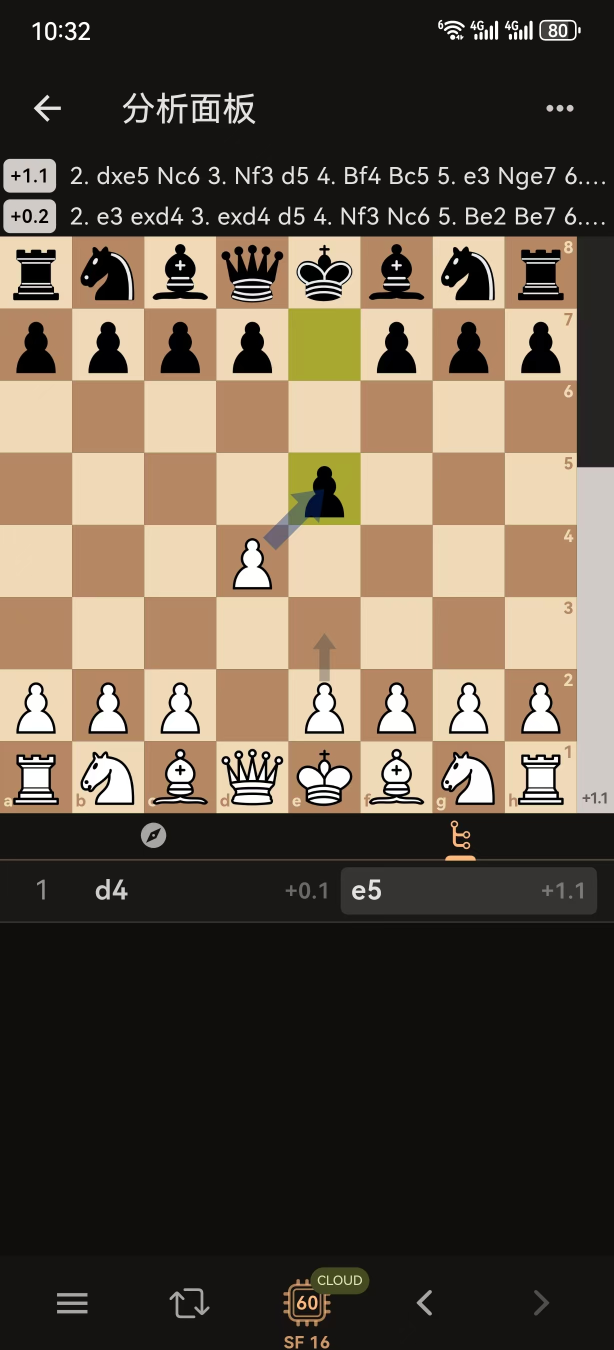
#> input picture test_supplement/a.jpg, 1228 x 2700 px (shown at 1/2 size)
$ python dbg_arrow.py
#> lines starting #> are read from the running program, lines starting #| are printed output that depends on the picture; after the words box and inside, x2 and y2 are one past the last pixel; in counts of white or black regions, pixels touching at a corner belong together
### scan.py
# -*- coding: utf-8 -*-
"""
ChessScan 初版命令行工具
用法:
    python scan.py <棋盘图片路径...>
    python scan.py 图片1.jpg 图片2.jpg
输出: 识别出的 FEN 摆放段 + 每格识别详情(可选 --verbose)

核心: 基于 OpenCV 的纯剪影识别, 离线运行, 无第三方 ML 依赖。
"""
import sys
import os
import cv2
import numpy as np
import argparse

# ---------------- 常量 ----------------
LIGHT = np.array([182, 216, 239], np.float32)   # 浅格 (BGR)
DARK = np.array([97, 137, 180], np.float32)     # 深格 (BGR)
PAL_TOL = 34
CAN = 64
PIECES = "KQRBNP"

# 识别算法档位: (best_iou 阈值, frac 面积阈值)。
# 判空规则: best_iou < IOU_TH 且 frac <= FRAC_TH -> 判空(箭头/干扰);
#   iou 低但 frac 大 -> 被污染的真子, 保留。
# 阈值由 mode_analysis.py 在 10 张图 640 格上标定(空格最高 iou=0.802/frac=0.177,
# 真子最低 iou=0.576 但 frac>=0.265):
#   standard  居中(已验证 448/448 + 191/192);
#   recall    判空更保守, 倾向保留棋子(截图模糊/棋子小容易漏子时用);
#   precision 判空更积极, 倾向判空(箭头/标注多容易误判时用)。
MODE_PARAMS = {
    "standard":  (0.85, 0.22),
    "recall":    (0.81, 0.18),
    "precision": (0.90, 0.26),
}

# 模板 PNG 目录 (cburnett 棋子剪影)
TDIR = os.path.join(os.path.dirname(os.path.abspath(__file__)), "assets", "pieces", "cburnett", "png")


def imread_unicode(path):
    data = np.fromfile(path, dtype=np.uint8)
    return cv2.imdecode(data, cv2.IMREAD_COLOR)
#> returned value is the input picture: shape (2700, 1228, 3); mean B, G, R 68.9, 83.1, 95


# ---------------- 模板剪影 ----------------
# [99 lines left out: functions load_templates, overlay_mask, classify, not called in this run]


# ---------------- 棋盘定位 ----------------
def locate_board(img):
    h, w = img.shape[:2]
#> h = 2700; w = 1228
    rgb = img.astype(np.float32)
    bm = ((np.linalg.norm(rgb - LIGHT, axis=2) < PAL_TOL) |
          (np.linalg.norm(rgb - DARK, axis=2) < PAL_TOL)).astype(np.uint8) * 255
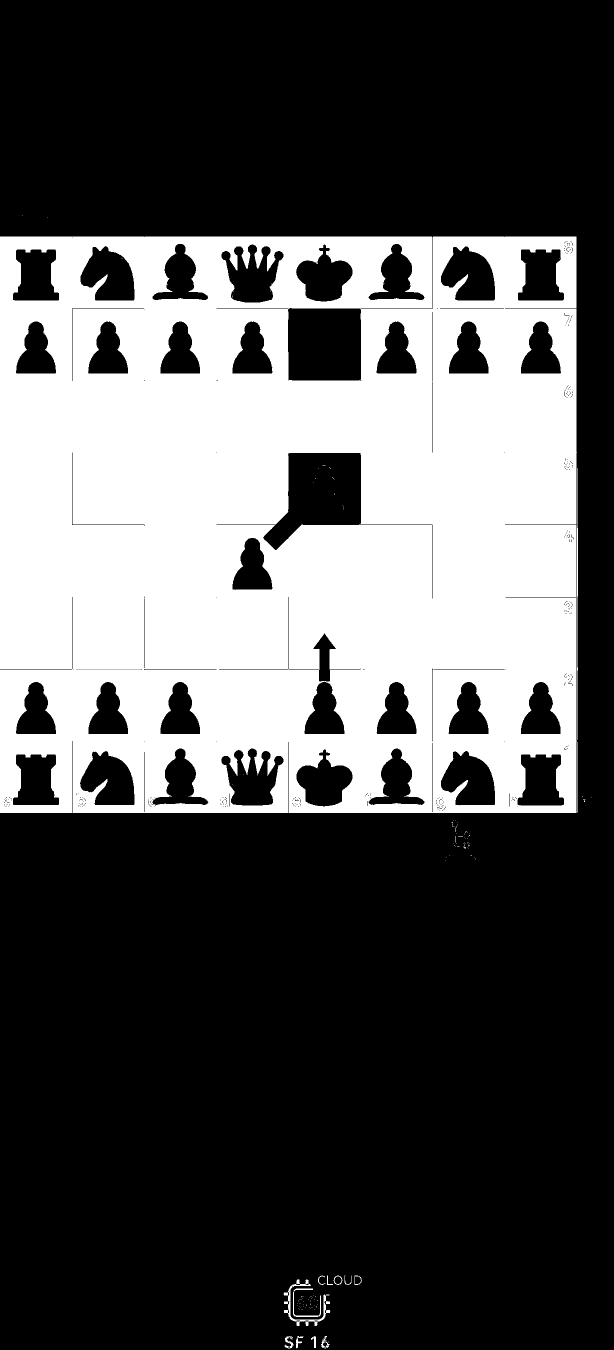
#> bm: shape (2700, 1228) (shown at 1/2 size); 32.8% white; 141 white regions (122 under 20 px), largest, box (x1, y1, x2, y2) and area: (0, 473, 1154, 1626) 1083435, (567, 2559, 661, 2652) 1237, (1154, 936, 1156, 1480) 687
    filled = cv2.morphologyEx(bm, cv2.MORPH_CLOSE, cv2.getStructuringElement(cv2.MORPH_RECT, (35, 35)))
#> filled: shape (2700, 1228); 35.1% white; 14 white regions (12 under 20 px), largest, box (x1, y1, x2, y2) and area: (0, 473, 1183, 1697) 1152258, (567, 2551, 724, 2700) 12690
    filled = cv2.morphologyEx(filled, cv2.MORPH_OPEN, cv2.getStructuringElement(cv2.MORPH_RECT, (9, 9)))
#> filled: shape (2700, 1228); 35.1% white; 2 white regions, box (x1, y1, x2, y2) and area: (0, 473, 1170, 1697) 1152145, (568, 2551, 723, 2700) 12686
    row = filled.mean(axis=1) / 255.0
#> row = 2700 values, max 0.941 at index 1056, min 0 at index 0, mean 0.351

    def span(f, thr):
#> called with f = array of shape (2700,), thr = 0.4
        on = f > thr; best = (0, 0); s = None
        for i, v in enumerate(on):
            if v and s is None: s = i
            elif not v and s is not None:
                if i - s > best[1] - best[0]: best = (s, i)
                s = None
#> this loop made 2700 passes
#> s on pass 474: 473
#> best on pass 1627: (473, 1626)
        if s is not None and len(on) - s > best[1] - best[0]: best = (s, len(on))
        return best

    y0, y1 = span(row, 0.4)
#> y0 = 473; y1 = 1626
    if y1 - y0 < 0.2 * h:
        return None
    band = filled[y0:y1]
#> band: shape (1153, 1228); 81.3% white; 34 black regions, largest, box (x1, y1, x2, y2) and area: (1153, 0, 1228, 1153) 84739, (576, 144, 722, 288) 20811, (578, 433, 722, 577) 18269
    col = band.mean(axis=0) / 255.0
#> col = 1228 values, max 1 at index 0, min 0 at index 1170, mean 0.813
    x0, x1 = span(col, 0.35)
#> the loop in span (call 2), `for i, v in enumerate(on):` made 1228 passes
#> s on pass 1: 0
#> best on pass 1156: (0, 1155)
#> x0 = 0; x1 = 1155
    if x1 - x0 < 0.2 * w:
        return None
    # 棋盘为正方形: 边长取行带高度(竖屏截图行投影最可靠),
    # 水平方向以列中点为中心取同样边长。
    side = int(y1 - y0)
#> side = 1153
    cx = (x0 + x1) // 2
#> cx = 577
    bx0 = max(0, cx - side // 2); by0 = y0
#> after `bx0 = max(0, cx - side // 2)`: bx0 = 1
#> after `by0 = y0`: by0 = 473
    bx1 = min(w, bx0 + side); by1 = min(h, by0 + side)
#> after `bx1 = min(w, bx0 + side)`: bx1 = 1154
#> after `by1 = min(h, by0 + side)`: by1 = 1626
    # 若水平被裁剪, 回落为以左边缘对齐 (lichess 截图棋盘常紧贴左缘)
    if bx1 - bx0 < side:
        bx0 = max(0, x0)
        bx1 = min(w, bx0 + side)
        by1 = min(h, by0 + side)
    return (bx0, by0, bx1, by1)


# ---------------- FEN 拼装 + 自动旋转 ----------------
# [114 lines left out: functions grid_to_fen, best_orientation, recognize, draw_result, main, not called in this run]


# [2 lines that do not run on import are left out]

### dbg_arrow.py
# -*- coding: utf-8 -*-
import sys
sys.path.insert(0, r"C:\Users\Administrator\Desktop\AI work\chess-fen-scanner")
import cv2, numpy as np
import scan

def cell_at(img, r, c):
    bbox = scan.locate_board(img)
#> bbox = (1, 473, 1154, 1626)
    x0, y0, x1, y1 = [int(v) for v in bbox]
#> x0 = 1; y0 = 473; x1 = 1154; y1 = 1626
    board = img[y0:y1, x0:x1]
    CELL = board.shape[0] // 8
#> CELL = 144
    return board[r * CELL:(r + 1) * CELL, c * CELL:(c + 1) * CELL], CELL

# a.jpg: e3 = r5 c4 (深色箭头)
img = scan.imread_unicode(r"C:\Users\Administrator\Desktop\AI work\chess-fen-scanner\test_supplement\a.jpg")
cell, CELL = cell_at(img, 5, 4)
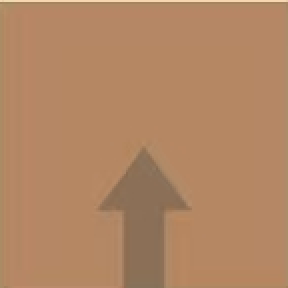
#> cell: shape (144, 144, 3) (shown 2 times larger); mean B, G, R 99.4, 133.9, 177.9
#> CELL = 144
# 该格是空格, 非棋盘色的像素即箭头
dL = np.linalg.norm(cell.astype(np.float32) - scan.LIGHT, axis=2)
dD = np.linalg.norm(cell.astype(np.float32) - scan.DARK, axis=2)
fg = (dL > scan.PAL_TOL) & (dD > scan.PAL_TOL)
#> fg: shape (144, 144) bool; 7.2% white; 1 white region, box (x1, y1, x2, y2) and area: (50, 74, 95, 144) 1496
arrow_px = cell[fg]
#> arrow_px = 1496 rows, first 8: [84, 118, 154], [84, 118, 154], [83, 114, 147], [82, 113, 146], [86, 115, 146], [84, 112, 143], [85, 113, 144], [90, 119, 150]
print("a.jpg e3 箭头像素数:", len(arrow_px), "BGR均值:", arrow_px.mean(axis=0).round(0).astype(int).tolist() if len(arrow_px) else None)
#| a.jpg e3 箭头像素数: 1496 BGR均值: [86, 111, 140]
hsv = cv2.cvtColor(cell, cv2.COLOR_BGR2HSV)[fg]
#> hsv = 1496 rows, first 8: [15, 116, 154], [15, 116, 154], [15, 111, 147], [15, 112, 146], [15, 105, 146], [14, 105, 143], [14, 104, 144], [15, 102, 150]
if len(hsv):
    print("  HSV 均值:", hsv.mean(axis=0).round(0).astype(int).tolist(), "中位:", np.median(hsv, axis=0).astype(int).tolist())
#|   HSV 均值: [14, 97, 140] 中位: [14, 95, 139]

# b.jpg: f4=r4 c5 深色长箭头; f3=r5 c5 蓝箭头
img = scan.imread_unicode(r"C:\Users\Administrator\Desktop\AI work\chess-fen-scanner\test_supplement\b.jpg")
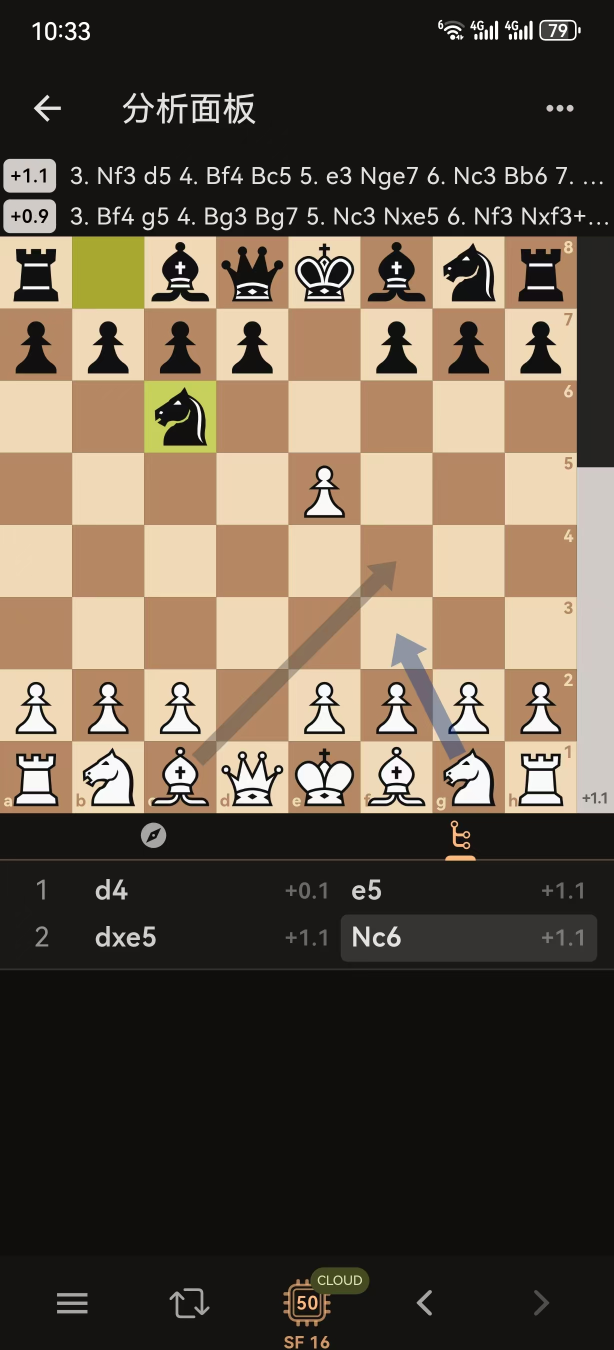
#> input picture test_supplement/b.jpg, 1228 x 2700 px (shown at 1/2 size)
#> in imread_unicode, returned value is the input picture: shape (2700, 1228, 3); mean B, G, R 69.5, 83.6, 95.6
for r, c, tag in [(4, 5, "f4深色"), (5, 5, "f3蓝色"), (5, 4, "e3深色")]:
    cell, _ = cell_at(img, r, c)
    dL = np.linalg.norm(cell.astype(np.float32) - scan.LIGHT, axis=2)
    dD = np.linalg.norm(cell.astype(np.float32) - scan.DARK, axis=2)
    fg = (dL > scan.PAL_TOL) & (dD > scan.PAL_TOL)
    px = cell[fg]
    print(f"b.jpg {tag}: 像素 {len(px)}", "BGR均值:", px.mean(axis=0).round(0).astype(int).tolist() if len(px) else None)
    if len(px):
        hsv = cv2.cvtColor(cell, cv2.COLOR_BGR2HSV)[fg]
        print("   HSV 中位:", np.median(hsv, axis=0).astype(int).tolist())
#> this loop made 3 passes
#| b.jpg f4深色: 像素 3244 BGR均值: [91, 115, 142]
#|    HSV 中位: [13, 90, 138]
#| b.jpg f3蓝色: 像素 3466 BGR均值: [159, 151, 149]
#|    HSV 中位: [111, 31, 163]
#| b.jpg e3深色: 像素 5855 BGR均值: [88, 112, 138]
#|    HSV 中位: [14, 91, 137]
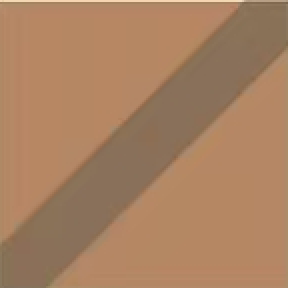
#> cell: shape (144, 144, 3) (shown 2 times larger); mean B, G, R 97.1, 128.9, 168.8

# c.jpg: e3=r5 c4 灰蓝箭头
img = scan.imread_unicode(r"C:\Users\Administrator\Desktop\AI work\chess-fen-scanner\test_supplement\c.jpg")
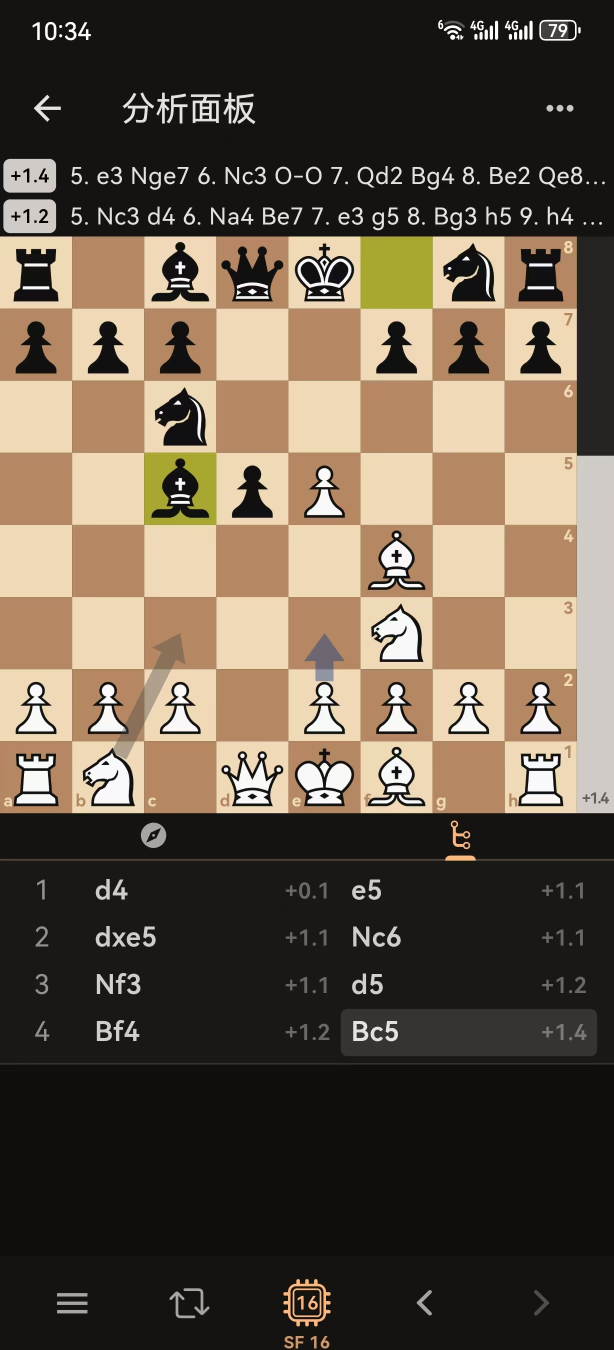
#> input picture test_supplement/c.jpg, 1228 x 2700 px (shown at 1/2 size)
#> in imread_unicode, returned value is the input picture: shape (2700, 1228, 3); mean B, G, R 70.6, 84.8, 97
cell, _ = cell_at(img, 5, 4)
#> in locate_board (call 5), `bm = ((np.linalg.norm(rgb - LIGHT, axis=2) < PAL_TOL) | (np.linalg.nor..`: bm: shape (2700, 1228); 32.8% white; 226 white regions (214 under 20 px), largest, box (x1, y1, x2, y2) and area: (0, 473, 1156, 1626) 1084999, (570, 2672, 587, 2692) 128, (642, 2673, 658, 2697) 106
#> in locate_board (call 5), `filled = cv2.morphologyEx(bm, cv2.MORPH_CLOSE, cv2.getStructuringEleme..`: filled: shape (2700, 1228); 36.1% white; 14 white regions (12 under 20 px), largest, box (x1, y1, x2, y2) and area: (0, 473, 1171, 1698) 1186960, (567, 2558, 661, 2700) 10486
#> in locate_board (call 5), `filled = cv2.morphologyEx(filled, cv2.MORPH_OPEN, cv2.getStructuringEl..`: filled: shape (2700, 1228); 36.1% white; 2 white regions, box (x1, y1, x2, y2) and area: (0, 473, 1165, 1698) 1185881, (567, 2558, 660, 2700) 10481
#> in locate_board (call 5), `row = filled.mean(axis=1) / 255.0`: row = 2700 values, max 0.945 at index 1613, min 0 at index 0, mean 0.361
#> in locate_board (call 5), `band = filled[y0:y1]`:
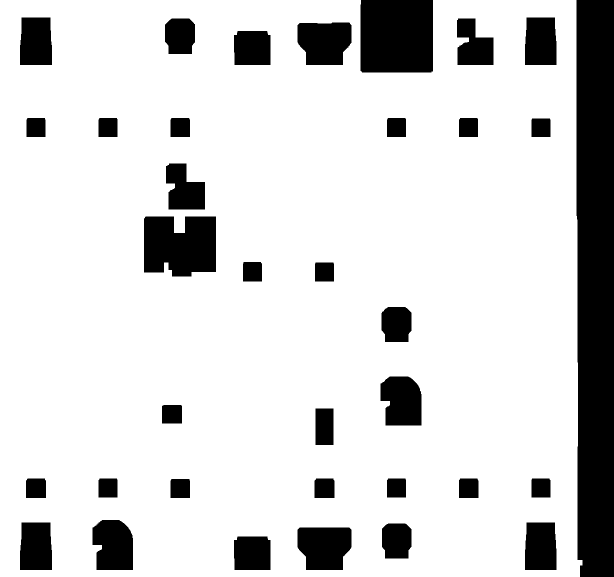
#> band: shape (1153, 1228) (shown at 1/2 size); 83.6% white; 35 black regions, largest, box (x1, y1, x2, y2) and area: (1153, 0, 1228, 1153) 84652, (721, 0, 866, 145) 21003, (288, 433, 432, 553) 15442
#> in locate_board (call 5), `col = band.mean(axis=0) / 255.0`: col = 1228 values, max 1 at index 0, min 0 at index 1165, mean 0.836
dL = np.linalg.norm(cell.astype(np.float32) - scan.LIGHT, axis=2)
dD = np.linalg.norm(cell.astype(np.float32) - scan.DARK, axis=2)
fg = (dL > scan.PAL_TOL) & (dD > scan.PAL_TOL)
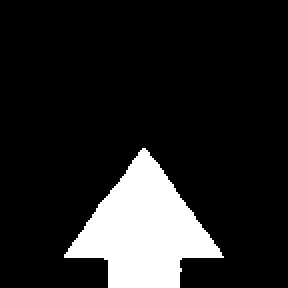
#> fg: shape (144, 144) bool (shown 2 times larger); 13.7% white; 1 white region, box (x1, y1, x2, y2) and area: (32, 74, 112, 144) 2847
px = cell[fg]
#> px = 2847 rows, first 8: [82, 103, 131], [93, 114, 141], [95, 116, 137], [85, 96, 116], [93, 102, 122], [99, 115, 138], [97, 118, 139], [91, 107, 120]
print("c.jpg e3: 像素", len(px), "BGR均值:", px.mean(axis=0).round(0).astype(int).tolist() if len(px) else None)
#| c.jpg e3: 像素 2847 BGR均值: [111, 102, 111]
if len(px):
    hsv = cv2.cvtColor(cell, cv2.COLOR_BGR2HSV)[fg]
#> hsv = 2847 rows, first 8: [13, 95, 131], [13, 87, 141], [15, 78, 137], [11, 68, 116], [9, 61, 122], [12, 72, 138], [15, 77, 139], [17, 62, 120]
    print("   HSV 中位:", np.median(hsv, axis=0).astype(int).tolist())
#|    HSV 中位: [138, 29, 114]
